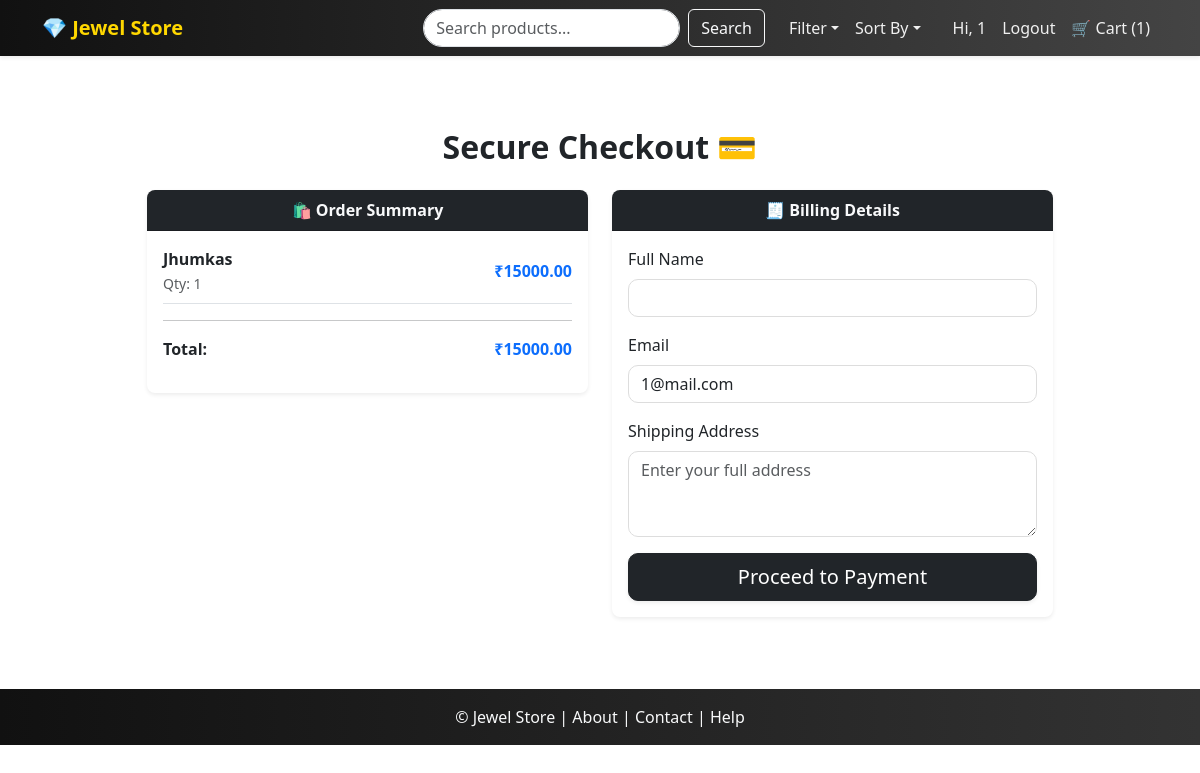
Screenshot of /checkout/ (signed in) with the database file from the repository.
### shop/models.py (models this page shows, shortened)
class CartItem(models.Model):
    cart = models.ForeignKey(Cart, related_name='items', on_delete=models.CASCADE)
    product = models.ForeignKey(Product, on_delete=models.CASCADE)
    quantity = models.PositiveIntegerField(default=1)
    def get_subtotal(self):
        return self.product.price * self.quantity

class Product(models.Model):
    name = models.CharField(max_length=150)
    category = models.ForeignKey(Category, on_delete=models.CASCADE, related_name='products')
    slug = models.SlugField(unique=True, blank=True)
    description = models.TextField(blank=True)
    price = models.DecimalField(max_digits=10, decimal_places=2)
    image = models.ImageField(upload_to='product_images/', blank=True, null=True)
    stock = models.PositiveIntegerField(default=0)
    available = models.BooleanField(default=True)
    created_at = models.DateTimeField(auto_now_add=True)
    class Meta:
        ordering = ['name']

### shop/views.py (the view)
# urls.py: path('checkout/', views.checkout, name='checkout'),
@login_required
def checkout(request):
    cart = Cart.objects.get(user=request.user)
    items = cart.items.select_related('product').all()
    total = sum(item.get_subtotal() for item in items)
    if request.method == "POST":
        print("Checkout POST received ✅")  # Debug in console
        return redirect('payment')
    return render(request, 'shop/checkout.html', {
        'items': items,
        'total': total,
    })

### shop/context_processors.py (called while the page is built)
def common_data(request):
    categories = Category.objects.all()
    cart_count = 0
    if request.user.is_authenticated:
        try:
            cart = Cart.objects.get(user=request.user)
            cart_count = cart.items.count()
        except Cart.DoesNotExist:
            cart_count = 0
    return {'categories': categories, 'cart_count': cart_count}

### shop/templates/shop/checkout.html (shortened to what this page needs)
{% extends 'shop/base.html' %}
{% load static %}
{% block content %}
<div class="container py-5">
    <h2 class="fw-bold text-center mb-4">Secure Checkout 💳</h2>
    <div class="row g-4 justify-content-center">
        <div class="col-lg-5">
            <div class="card shadow-sm border-0 rounded-3">
                <div class="card-header bg-dark text-light text-center fw-bold">
                    🛍️ Order Summary
                </div>
                <div class="card-body">
                    {% for item in items %}
                        <div class="d-flex justify-content-between align-items-center mb-2 border-bottom pb-2">
                            <div>
                                <p class="mb-0 fw-semibold">{{ item.product.name }}</p>
                                <small class="text-muted">Qty: {{ item.quantity }}</small>
                            </div>
                            <p class="mb-0 fw-bold text-primary">₹{{ item.get_subtotal }}</p>
                        </div>
                    {% endfor %}
                    <hr>
                    <p class="fw-bold d-flex justify-content-between">
                        <span>Total:</span>
                        <span class="text-primary">₹{{ total }}</span>
                    </p>
                </div>
            </div>
        </div>
        <div class="col-lg-5">
            <div class="card shadow-sm border-0 rounded-3">
                <div class="card-header bg-dark text-light text-center fw-bold">
                    🧾 Billing Details
                </div>
                <div class="card-body">
                    <form id="checkout-form" method="post" action="{% url 'checkout' %}">
                        <div class="mb-3">
                            <label class="form-label">Full Name</label>
                            <input type="text" class="form-control" name="name" value="{{ user.get_full_name }}" required>
                        </div>
                        <div class="mb-3">
                            <label class="form-label">Email</label>
                            <input type="email" class="form-control" name="email" value="{{ user.email }}" required>
                        </div>
                        <div class="mb-3">
                            <label class="form-label">Shipping Address</label>
                            <textarea name="address" rows="3" class="form-control" placeholder="Enter your full address" required></textarea>
                        </div>
                        <div class="text-center">
                            <button type="submit" class="btn btn-dark btn-lg w-100 shadow-sm">Proceed to Payment</button>
                        </div>
                    </form>
                </div>
            </div>
        </div>
    </div>
</div>
{% endblock %}

### shop/templates/shop/base.html (shortened to what this page needs)
{% load static %}
<!DOCTYPE html>
<html lang="en">
<head>
    <link rel="stylesheet" href="{% static 'css/style.css' %}">
    <link href="https://cdn.jsdelivr.net/npm/bootstrap@5.3.2/dist/css/bootstrap.min.css" rel="stylesheet">
</head>
<body>
<nav class="navbar navbar-expand-lg navbar-dark bg-dark shadow-sm">
    <div class="container">
        <a class="navbar-brand fw-bold" href="{% url 'home' %}">💎 Jewel Store</a>
        <div class="collapse navbar-collapse" id="navbarNav">
            <form class="d-flex ms-auto me-3" method="get" action="{% url 'home' %}">
                <input class="form-control me-2" type="search" name="search" placeholder="Search products..." aria-label="Search" value="{{ request.GET.search }}">
                <button class="btn btn-outline-light" type="submit">Search</button>
            </form>
            <ul class="navbar-nav me-3">
                <li class="nav-item dropdown">
                    <a class="nav-link dropdown-toggle" href="#" id="filterDropdown" role="button" data-bs-toggle="dropdown">Filter</a>
                </li>
                <li class="nav-item dropdown">
                    <a class="nav-link dropdown-toggle" href="#" id="sortDropdown" role="button" data-bs-toggle="dropdown">Sort By</a>
                </li>
            </ul>
            <ul class="navbar-nav">
                {% if user.is_authenticated %}
                    <li class="nav-item"><a class="nav-link" href="#">Hi, {{ user.username }}</a></li>
                    <li class="nav-item"><a class="nav-link" href="{% url 'logout' %}">Logout</a></li>
                {% else %}
                    <li class="nav-item"><a class="nav-link" href="{% url 'login' %}">Login</a></li>
                    <li class="nav-item"><a class="nav-link" href="{% url 'signup' %}">Signup</a></li>
                {% endif %}
                <li class="nav-item"><a class="nav-link" href="{% url 'view_cart' %}">🛒 Cart ({{ cart_count }})</a></li>
            </ul>
        </div>
    </div>
</nav>
<main class="container py-4">
    {% block content %}
    {% endblock %}
</main>
<footer class="bg-dark text-light text-center py-3 mt-auto">
    <p class="mb-0">
       <a href="{% url 'home' %}" class="text-light text-decoration-none"> © {{ now.year }} Jewel Store </a>|
        <a href="{% url 'about' %}" class="text-light text-decoration-none">About</a> |
        <a href="{% url 'contact' %}" class="text-light text-decoration-none">Contact</a> |
        <a href="{% url 'help' %}" class="text-light text-decoration-none">Help</a>
    </p>
</footer>
</body>
</html>

### shop/static/css/style.css (style rules this page uses)
body { font-family: "Poppins", sans-serif; background-color: #f8f9fa; color: #333; margin: 0; padding: 0; }
h1, h2, h3, h4, h5 { font-weight: 600; }
.navbar { background: linear-gradient(90deg, #111, #444); }
.navbar-brand { font-size: 1.4rem; font-weight: bold; color: #ffd700 !important; }
.navbar-nav .nav-link { color: #f0f0f0 !important; transition: 0.3s; }
.navbar form input { border-radius: 20px; }
.card { border: none; border-radius: 10px; overflow: hidden; transition: transform 0.3s, box-shadow 0.3s; }
.card-body { padding: 1rem; }
.btn-dark { background-color: #222; border-color: #222; font-weight: 500; }
footer { background: linear-gradient(90deg, #111, #333); color: #f0f0f0; padding: 1rem 0; }
footer a { color: #ffd700; text-decoration: none; }
.card form input, .card form textarea { border-radius: 10px; border: 1px solid #ddd; }
.card form button { border-radius: 10px; }
.card-header { background: #111; color: #fff; font-weight: 600; }
#checkout-form input, #checkout-form textarea { border-radius: 10px; border: 1px solid #ddd; transition: all 0.3s ease; }
.card-header { font-weight: 600; }
.card { border-radius: 10px; }

### rows the page displays
CartItem: product.name "Jhumkas", quantity "1", get_subtotal "15000.00"

### other values shown
{{ user.username }} "1"
{{ cart_count }} "1"
{{ total }} "15000.00"
